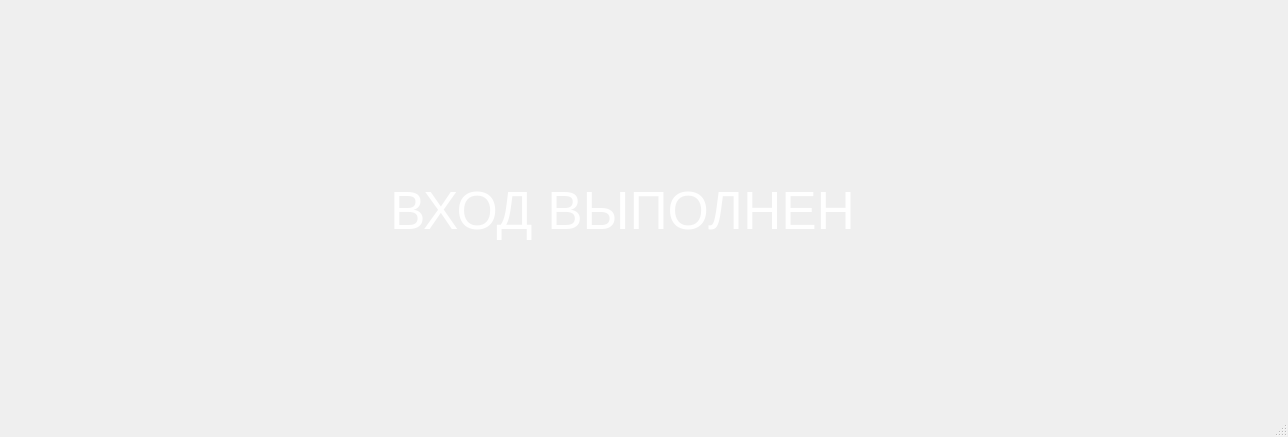
<?xml version="1.0" encoding="UTF-8"?>
<ui version="4.0">
 <class>MainWindow</class>
 <widget class="QMainWindow" name="MainWindow">
  <property name="geometry">
   <rect>
    <x>0</x>
    <y>0</y>
    <width>1288</width>
    <height>437</height>
   </rect>
  </property>
  <property name="windowTitle">
   <string>MainWindow</string>
  </property>
  <widget class="QWidget" name="centralwidget">
   <widget class="QLabel" name="label">
    <property name="geometry">
     <rect>
      <x>390</x>
      <y>180</y>
      <width>581</width>
      <height>61</height>
     </rect>
    </property>
    <property name="font">
     <font>
      <pointsize>40</pointsize>
     </font>
    </property>
    <property name="styleSheet">
     <string notr="true">color: #fff;</string>
    </property>
    <property name="text">
     <string>ВХОД ВЫПОЛНЕН</string>
    </property>
   </widget>
  </widget>
  <widget class="QStatusBar" name="statusbar"/>
 </widget>
 <resources/>
 <connections/>
</ui>
